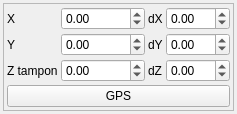
         <widget class="QWidget" name="tab_6">
          <attribute name="title">
           <string>Géométrie</string>
          </attribute>
          <layout class="QVBoxLayout" name="verticalLayout_5">
           <property name="leftMargin">
            <number>3</number>
           </property>
           <property name="topMargin">
            <number>3</number>
           </property>
           <property name="rightMargin">
            <number>3</number>
           </property>
           <property name="bottomMargin">
            <number>3</number>
           </property>
           <item>
            <widget class="QFrame" name="frame_5">
             <property name="frameShape">
              <enum>QFrame::StyledPanel</enum>
             </property>
             <property name="frameShadow">
              <enum>QFrame::Raised</enum>
             </property>
             <layout class="QGridLayout" name="gridLayout_18">
              <property name="leftMargin">
               <number>3</number>
              </property>
              <property name="topMargin">
               <number>3</number>
              </property>
              <property name="rightMargin">
               <number>3</number>
              </property>
              <property name="bottomMargin">
               <number>3</number>
              </property>
              <property name="spacing">
               <number>3</number>
              </property>
              <item row="2" column="1">
               <widget class="QDoubleSpinBox" name="doubleSpinBox_Z">
                <property name="minimum">
                 <double>-99.000000000000000</double>
                </property>
                <property name="maximum">
                 <double>99999999.000000000000000</double>
                </property>
               </widget>
              </item>
              <item row="1" column="1">
               <widget class="QDoubleSpinBox" name="doubleSpinBox_Y">
                <property name="minimum">
                 <double>-99.000000000000000</double>
                </property>
                <property name="maximum">
                 <double>99999999.000000000000000</double>
                </property>
               </widget>
              </item>
              <item row="2" column="3">
               <widget class="QDoubleSpinBox" name="doubleSpinBox_dZ">
                <property name="minimum">
                 <double>-1.000000000000000</double>
                </property>
                <property name="maximum">
                 <double>999.000000000000000</double>
                </property>
               </widget>
              </item>
              <item row="1" column="0">
               <widget class="QLabel" name="label_55">
                <property name="text">
                 <string>Y</string>
                </property>
               </widget>
              </item>
              <item row="2" column="0">
               <widget class="QLabel" name="label_56">
                <property name="text">
                 <string>Z tampon</string>
                </property>
               </widget>
              </item>
              <item row="1" column="3">
               <widget class="QDoubleSpinBox" name="doubleSpinBox_dY">
                <property name="minimum">
                 <double>-1.000000000000000</double>
                </property>
                <property name="maximum">
                 <double>999.000000000000000</double>
                </property>
               </widget>
              </item>
              <item row="0" column="0">
               <widget class="QLabel" name="label_57">
                <property name="text">
                 <string>X</string>
                </property>
               </widget>
              </item>
              <item row="0" column="3">
               <widget class="QDoubleSpinBox" name="doubleSpinBox_dX">
                <property name="minimum">
                 <double>-1.000000000000000</double>
                </property>
                <property name="maximum">
                 <double>999.000000000000000</double>
                </property>
               </widget>
              </item>
              <item row="0" column="1">
               <widget class="QDoubleSpinBox" name="doubleSpinBox_X">
                <property name="minimum">
                 <double>-99.000000000000000</double>
                </property>
                <property name="maximum">
                 <double>99999999.000000000000000</double>
                </property>
               </widget>
              </item>
              <item row="1" column="2">
               <widget class="QLabel" name="label_58">
                <property name="text">
                 <string>dY</string>
                </property>
               </widget>
              </item>
              <item row="0" column="2">
               <widget class="QLabel" name="label_59">
                <property name="text">
                 <string>dX</string>
                </property>
               </widget>
              </item>
              <item row="2" column="2">
               <widget class="QLabel" name="label_60">
                <property name="text">
                 <string>dZ</string>
                </property>
               </widget>
              </item>
              <item row="3" column="0" colspan="4">
               <widget class="QPushButton" name="pushButton_getGPS">
                <property name="text">
                 <string>GPS</string>
                </property>
               </widget>
              </item>
             </layout>
            </widget>
           </item>
          </layout>
         </widget>
